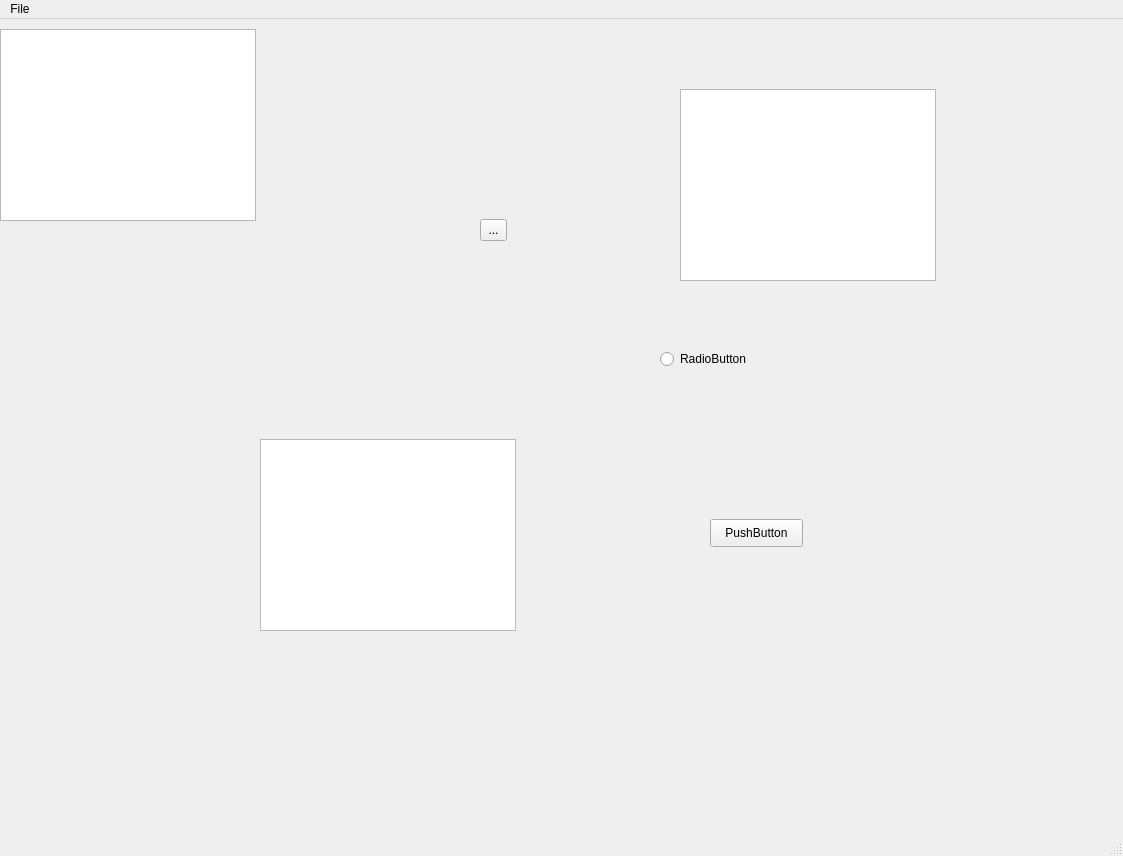
<?xml version="1.0" encoding="UTF-8"?>
<ui version="4.0">
 <class>MainWindow</class>
 <widget class="QMainWindow" name="MainWindow">
  <property name="geometry">
   <rect>
    <x>0</x>
    <y>0</y>
    <width>1123</width>
    <height>856</height>
   </rect>
  </property>
  <property name="windowTitle">
   <string>MainWindow</string>
  </property>
  <property name="documentMode">
   <bool>false</bool>
  </property>
  <widget class="QWidget" name="centralwidget">
   <widget class="QRadioButton" name="radioButton">
    <property name="geometry">
     <rect>
      <x>660</x>
      <y>330</y>
      <width>95</width>
      <height>20</height>
     </rect>
    </property>
    <property name="text">
     <string>RadioButton</string>
    </property>
   </widget>
   <widget class="QToolButton" name="toolButton">
    <property name="geometry">
     <rect>
      <x>480</x>
      <y>200</y>
      <width>27</width>
      <height>22</height>
     </rect>
    </property>
    <property name="text">
     <string>...</string>
    </property>
   </widget>
   <widget class="QPushButton" name="pushButton">
    <property name="geometry">
     <rect>
      <x>710</x>
      <y>500</y>
      <width>93</width>
      <height>28</height>
     </rect>
    </property>
    <property name="text">
     <string>PushButton</string>
    </property>
   </widget>
   <widget class="QTableView" name="tableView">
    <property name="geometry">
     <rect>
      <x>260</x>
      <y>420</y>
      <width>256</width>
      <height>192</height>
     </rect>
    </property>
   </widget>
   <widget class="QTreeView" name="treeView">
    <property name="geometry">
     <rect>
      <x>0</x>
      <y>10</y>
      <width>256</width>
      <height>192</height>
     </rect>
    </property>
   </widget>
   <widget class="QColumnView" name="columnView">
    <property name="geometry">
     <rect>
      <x>680</x>
      <y>70</y>
      <width>256</width>
      <height>192</height>
     </rect>
    </property>
   </widget>
  </widget>
  <widget class="QMenuBar" name="menubar">
   <property name="geometry">
    <rect>
     <x>0</x>
     <y>0</y>
     <width>1123</width>
     <height>26</height>
    </rect>
   </property>
   <widget class="QMenu" name="menuFile">
    <property name="title">
     <string>File</string>
    </property>
   </widget>
   <addaction name="menuFile"/>
  </widget>
  <widget class="QStatusBar" name="statusbar"/>
 </widget>
 <resources/>
 <connections/>
</ui>
